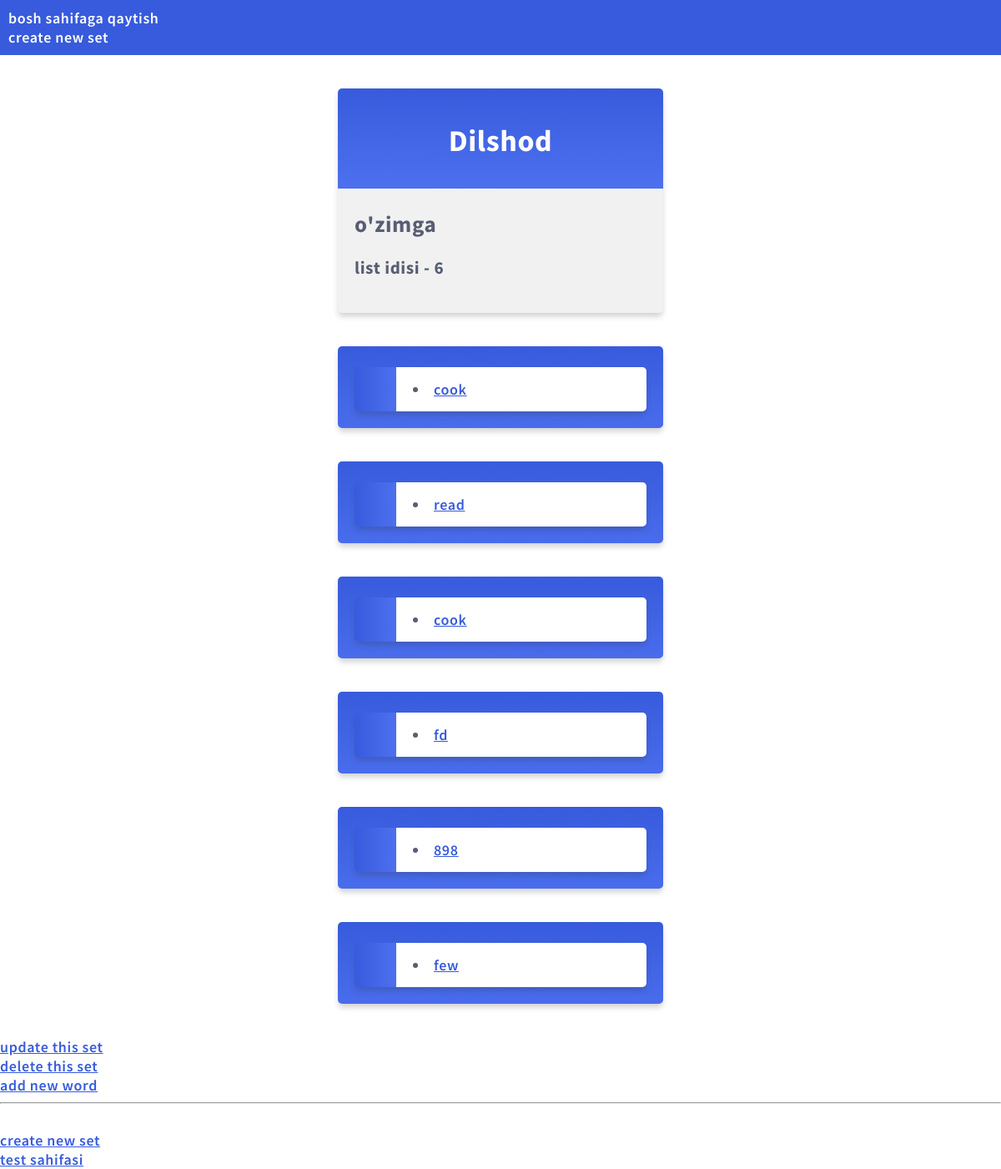
Page /6/set_list/ on the committed database.
### my_card/models.py (models this page shows, shortened)
class Set(models.Model):
    name = models.CharField(max_length = 64)
    description = models.CharField(max_length = 255, blank =True)

class Word(models.Model):
    word = models.CharField(max_length=100)
    translate = models.CharField(max_length=255)
    defenition = models.TextField(blank=True)
    set_id = models.ForeignKey(Set, on_delete=models.CASCADE, related_name='word_set')

### my_card/views.py (the view)
# urls.py: path('<int:id>/set_list/', views.set_list, name='set_list'),
def set_list(request, id):
    my_set = Set.objects.get(id=id)
    context = {"my_set":my_set}
    return render(request, "my_card/set_list.html", context=context )

### my_card/templates/my_card/set_list.html (shortened to what this page needs)
{% extends "my_card/base.html" %}
{% block content %}
<div class="mycard">
    <h1>{{my_set.name}}</h1>
    <h2 >{{my_set.description}}</h2>
    <h3 >list idisi - {{my_set.id}}</h3>
</div>
        <div>
            {% for word in my_set.word_set.all %}
                <div  class="mycard">
            <a href = "{% url 'wordpage' word.id %}">
             <li onclick="window.location= details"> {{ word.word }}
            </a>
                </div>
            {% endfor %}
        </div>
    <a href="{% url 'set_update' id=my_set.id %}">update this set</a><br>
    <a href="{% url 'set_delete' id=my_set.id %}">delete this set</a><br>
    <a href="{% url 'word_add' id=my_set.id %}">add new word</a><br>
{% endblock %}

### mystaticfiles/mystyles.css (style rules this page uses)
body { margin:0; font: 600 18px 'Source Sans Pro', sans-serif; letter-spacing: 0.64px; color: #585d74; }
.mycard { background-color: #f1f1f1; background-image: linear-gradient(to bottom, #375BDC, #4D70EF); background-size: 100% 120px; background-repeat: no-repeat; margin: 40px auto; width: 350px; border-radius: 5px; box-shadow: 0 5px 7px -1px rgba(51, 51, 51, 0.23); padding: 20px; }
.mycard h1 { text-align: center; color:#ffffff; margin:20px 0 60px 0; }
li { background-color: #ffffff; background-image: linear-gradient(to right, #375BDC, #4D70EF); background-size: 50px 60px; background-repeat: no-repeat; cursor: pointer; transition: transform .25s; border-radius: 5px; box-shadow: 0 5px 7px -1px rgba(51, 51, 51, 0.23); padding: 15px; padding-left: 70px; margin-top: 5px; }
a:link, a:visited { color: #375BDC; }

### rows in the picture
Set: name "Dilshod", description "o'zimga", id "6"
Word: word "cook"
Word: word "read"
Word: word "cook"
Word: word "fd"
Word: word "898"
Word: word "few"
